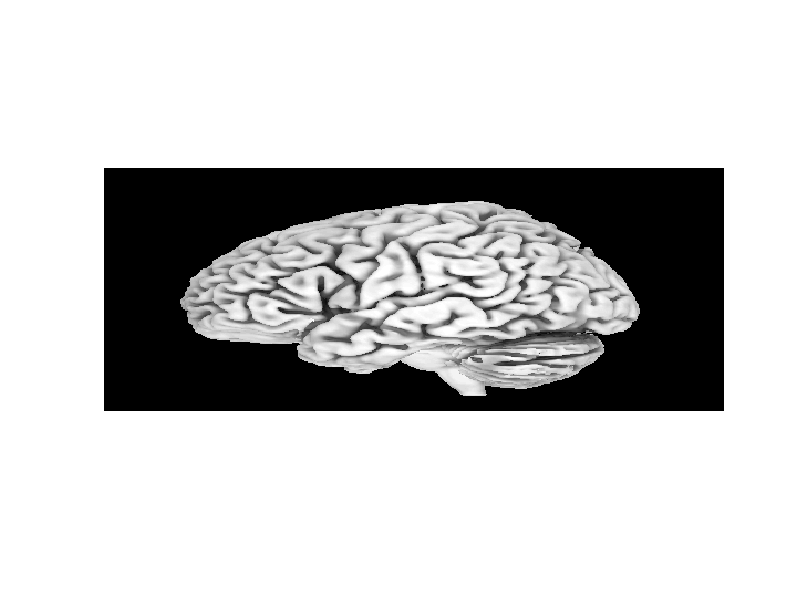
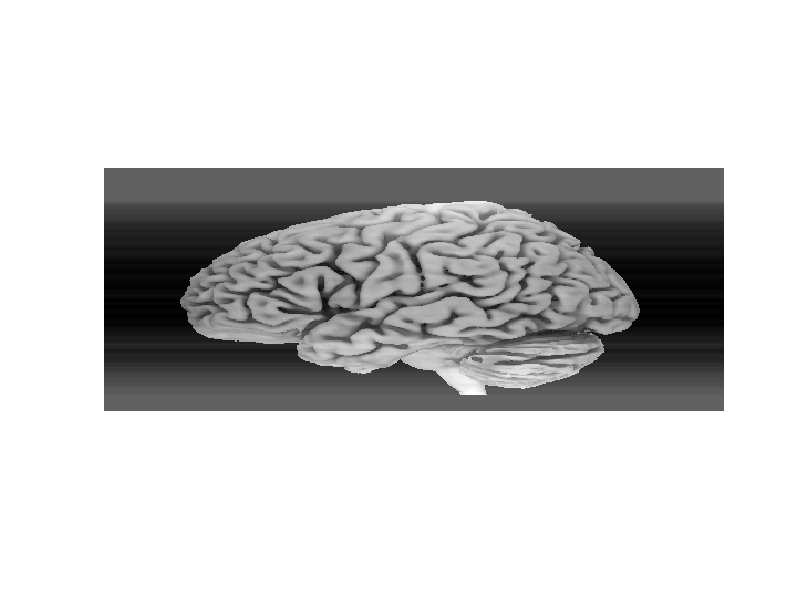
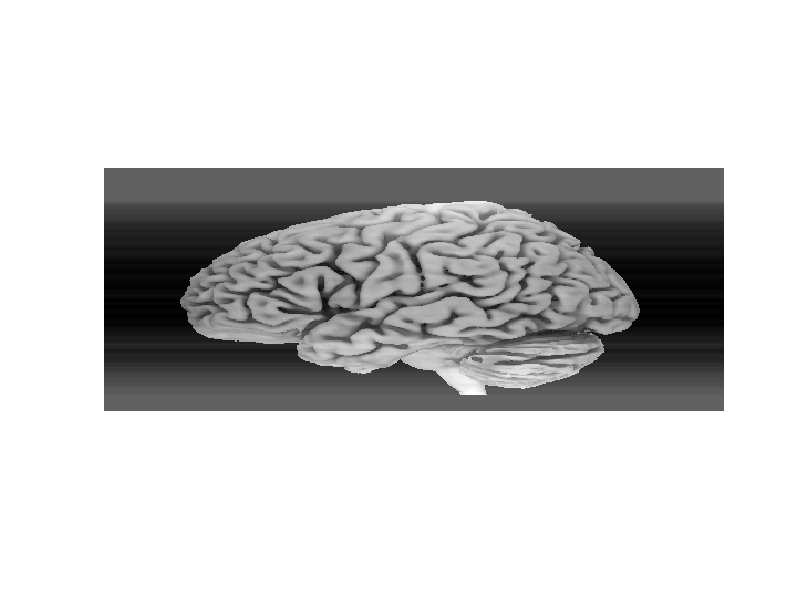
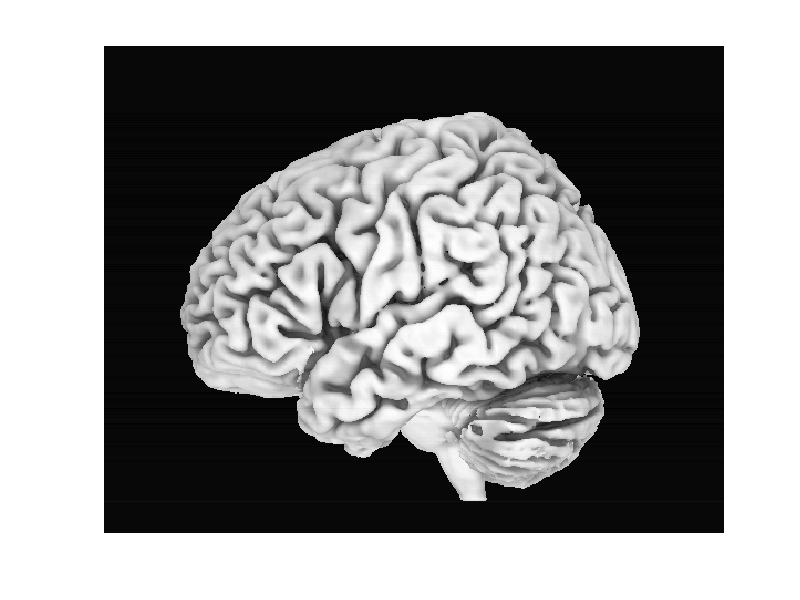

Source code (MATLAB) for these figures, in order:
%display odd channel
storedStructure_odd = load('odd_rows.mat');
imageArray_odd = storedStructure_odd.odd_channel;
figure(1);
imshow(imageArray_odd, []);

%display even channel
storedStructure_even = load('even_rows.mat');
imageArray_even = storedStructure_even.even_corrupted_channel;
figure(2);
imshow(imageArray_even, []);

%correct the even channel
avg=sum(storedStructure_odd.odd_channel,2)/size(storedStructure_odd.odd_channel,2);
storedStructure_even.even_correct_channel=storedStructure_even.even_corrupted_channel+repmat(avg,1,560);
figure(3);
imshow(imageArray_even, []);

%merge odd and even channels
AB = [storedStructure_odd.odd_channel,storedStructure_even.even_correct_channel]';
fullimage=reshape(AB(:),size(storedStructure_odd.odd_channel,2),[])';
figure(4);
imshow(fullimage, []);

% A = [1,2,3;4,5,6;7,8,9;19,20,21]
% B = [10,11,12;13,14,15;16,17,18;22,23,24]
% avg=sum(A,2)/size(A,2)
% avg=repmat(avg,1,3)
% A=A+avg
%  C = B([1;1]*(1:size(B,1)),:)
%  C(1:2:end,:) = A
%  AB = [A,B]';
%  AB = reshape(AB(:),size(A,2),[])'
